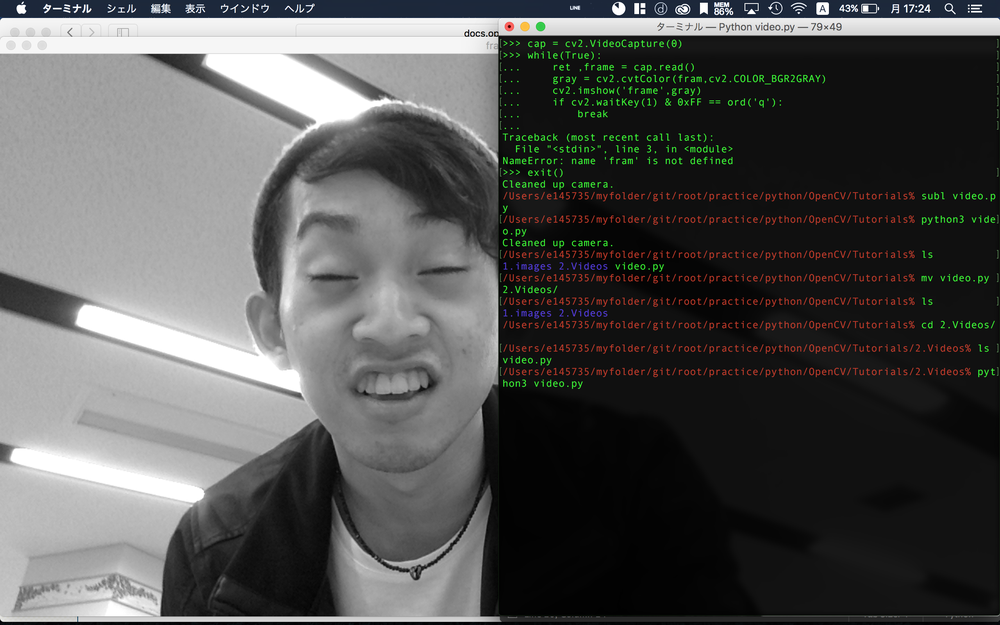
#> input picture python/OpenCV/Tutorials/Object_Detection/taba.png, 1000 x 625 px, shrunk from 2560 x 1600 before the run
$ python face.py
#> lines starting #> are read from the running program, lines starting #| are printed output that depends on the picture; after the words box and inside, x2 and y2 are one past the last pixel; in counts of white or black regions, pixels touching at a corner belong together
import numpy as np
import cv2

path = '/usr/local/Cellar/opencv3/3.1.0_3/share/OpenCV/haarcascades/'

face_cascade = cv2.CascadeClassifier(path + 'haarcascade_frontalface_default.xml')
eye_cascade = cv2.CascadeClassifier(path + 'haarcascade_eye.xml')

img = cv2.imread('taba.png')
#> img is the input picture: shape (625, 1000, 3); mean B, G, R 83.6, 84.5, 84.2
gray = cv2.cvtColor(img, cv2.COLOR_BGR2GRAY)
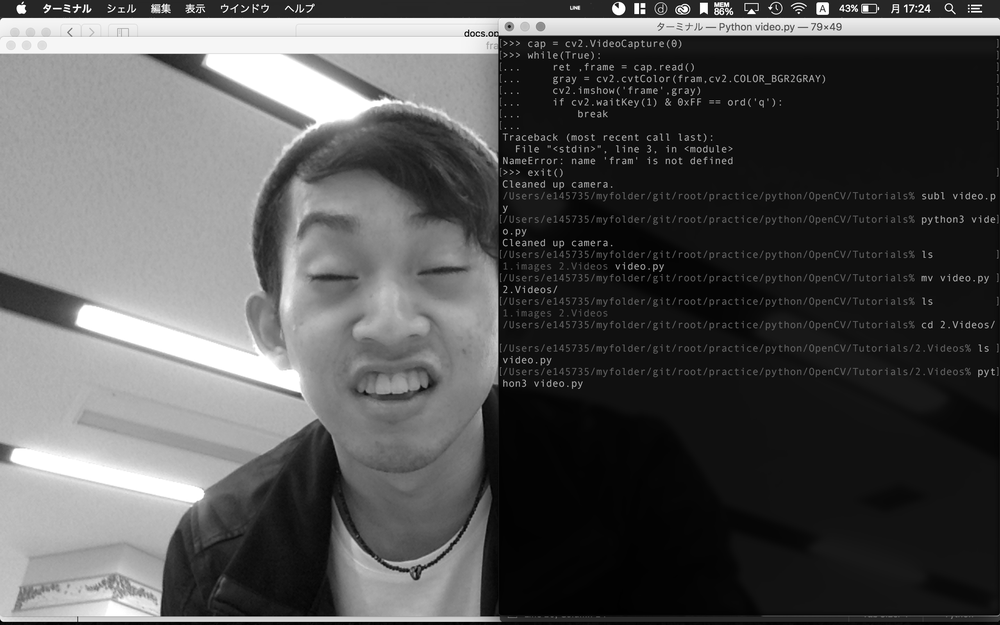
#> gray: shape (625, 1000); min 0, max 255, mean 84.3

faces = face_cascade.detectMultiScale(gray, 1.3, 5)
#> faces = [[247, 166, 287, 287]]
for (x,y,w,h) in faces:
    cv2.rectangle(img,(x,y),(x+w,y+h),(255,0,0),2)
    roi_gray = gray[y:y+h, x:x+w]
    roi_color = img[y:y+h, x:x+w]
    eyes = eye_cascade.detectMultiScale(roi_gray)
    for (ex,ey,ew,eh) in eyes:
        cv2.rectangle(roi_color,(ex,ey),(ex+ew,ey+eh),(0,255,0),2)
#> this loop made 1 pass
#> (x, y, w, h, eyes) on pass 1: (247, 166, 287, 287, [[36, 36, 50, 50]])
#> pass 1, `roi_gray = gray[y:y+h, x:x+w]`:
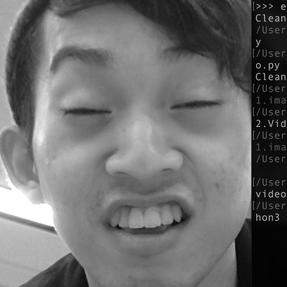
#> roi_gray: shape (287, 287); min 0, max 255, mean 111.2
#> pass 1, `roi_color = img[y:y+h, x:x+w]`:
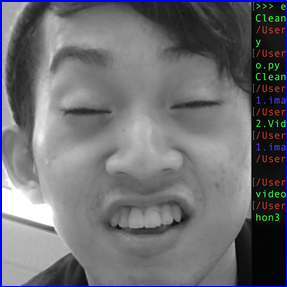
#> roi_color: shape (287, 287, 3); mean B, G, R 113.9, 109.4, 109.2
#> after the loop:
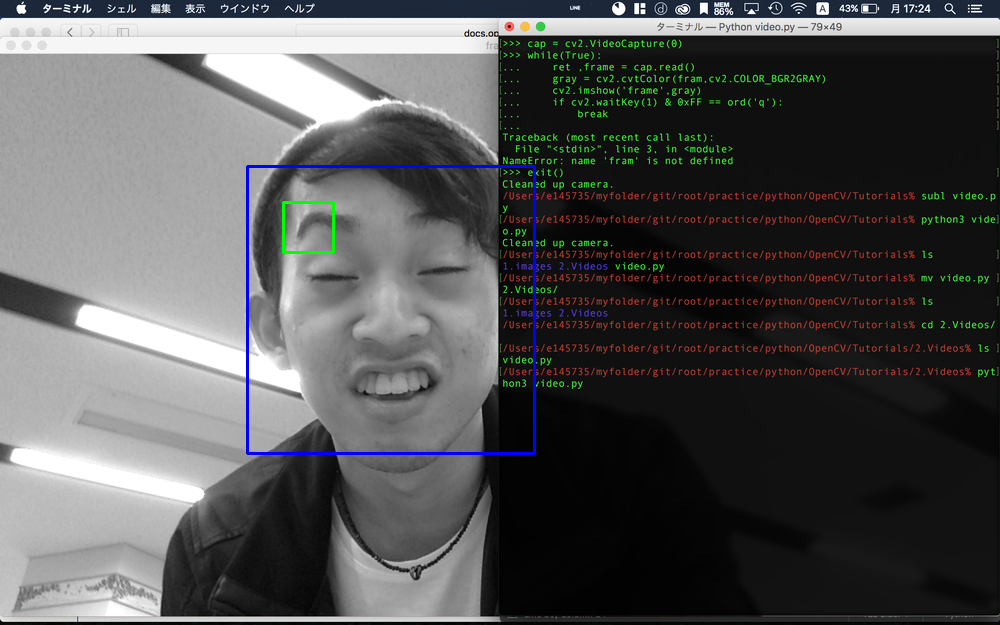
#> img: shape (625, 1000, 3); 0.65% of pixels changed, all inside (x1, y1, x2, y2) = (246, 165, 536, 455)
#> after the loop:
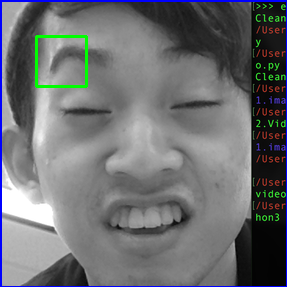
#> roi_color: shape (287, 287, 3); 0.72% of pixels changed, all inside (x1, y1, x2, y2) = (35, 35, 88, 88)

cv2.imshow('img',img)
cv2.waitKey(0)
cv2.destroyAllWindows()

$ run again, with python/OpenCV/Tutorials/Object_Detection/wao.jpeg saved as python/OpenCV/Tutorials/Object_Detection/taba.png
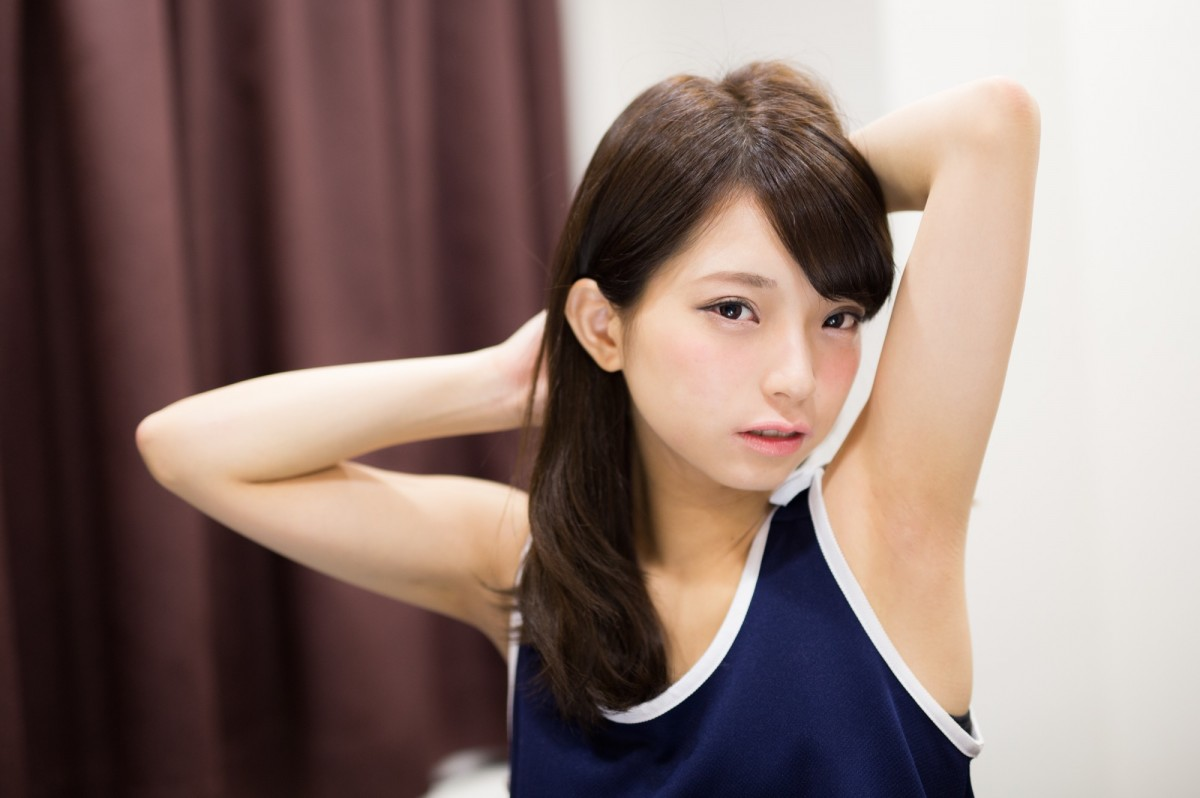
#> input picture python/OpenCV/Tutorials/Object_Detection/wao.jpeg, 1200 x 798 px
#> img is the input picture: shape (798, 1200, 3); mean B, G, R 111.9, 117.5, 138.5
#> `gray = cv2.cvtColor(img, cv2.COLOR_BGR2GRAY)`:
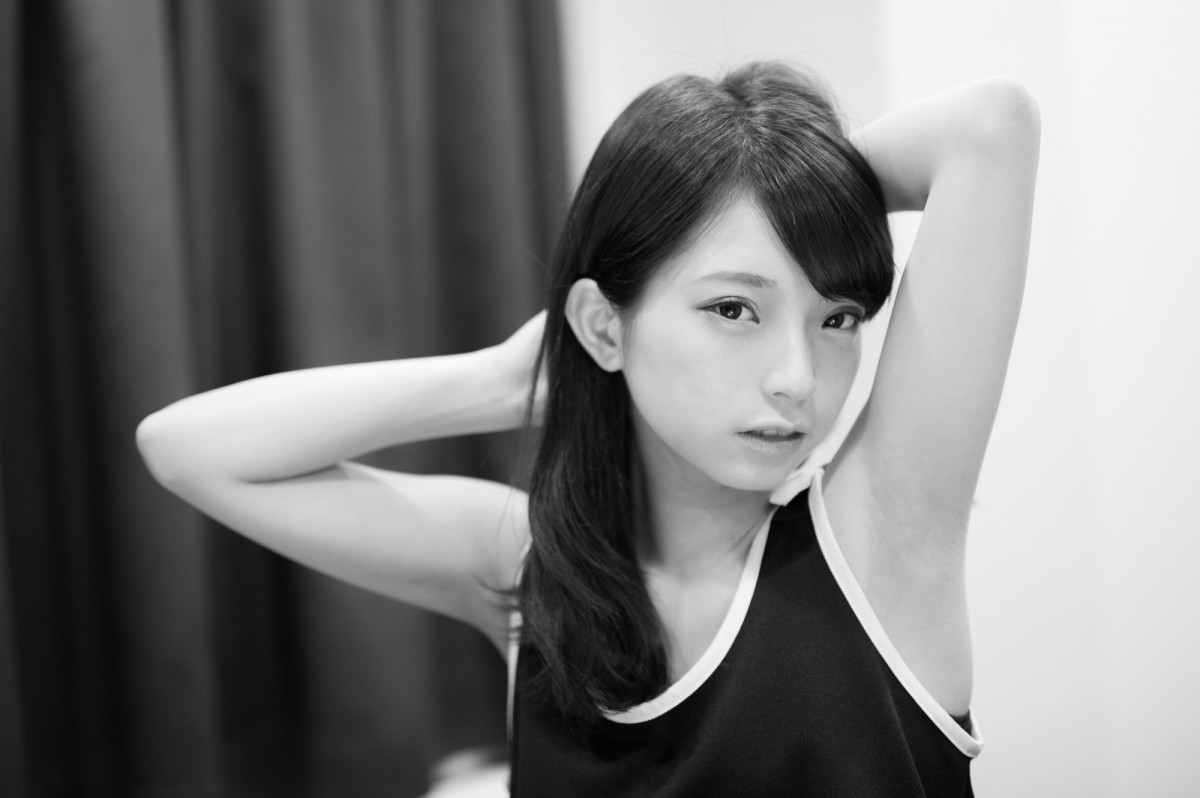
#> gray: shape (798, 1200); min 1, max 251, mean 123.1
#> faces = [[599, 189, 313, 313]]
#> the loop `for (x,y,w,h) in faces:` made 1 pass
#> (x, y, w, h, eyes) on pass 1: (599, 189, 313, 313, [[97, 86, 72, 72], [211, 104, 54, 54]])
#> after the loop `for (x,y,w,h) in faces:`:
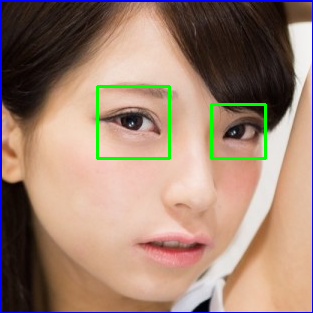
#> roi_color: shape (313, 313, 3); mean B, G, R 115.4, 131.9, 159.5
